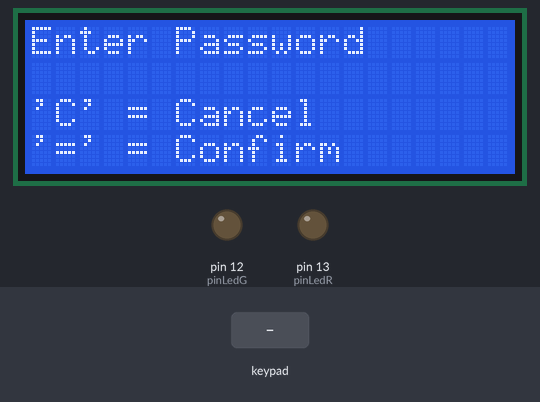
Simulated run of this sketch. Board: Arduino Uno, built with avr-gcc and run on an emulated ATmega328P. Shown: 20×4 character LCD, output pins drawn as LEDs (lit = HIGH). Inputs (shaded band) come from the test bench. What the sketch prints to the serial monitor is not drawn.

Above: at 3.2 s.
3.3 s: key '=' pressed
At 4.7 s:
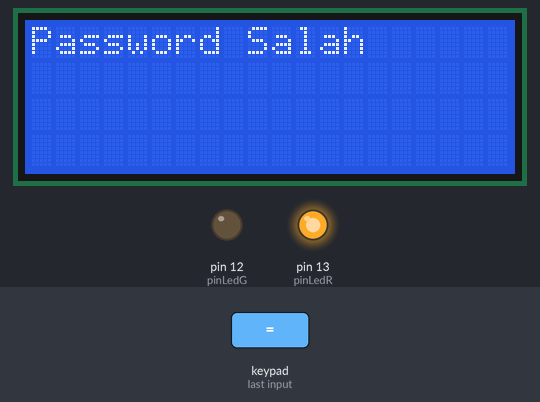
6.3 s: keypad keys 2 0 2 0 0 3 = pressed 0.4 s apart
At 11.0 s:
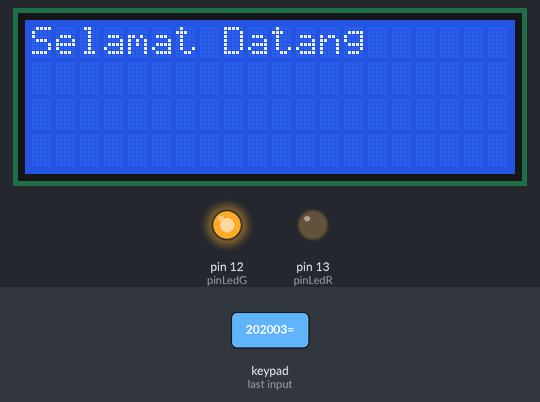
11.3 s: key '/' pressed
14.3 s: keypad keys 9 8 7 6 * pressed 0.4 s apart
At 16.6 s:
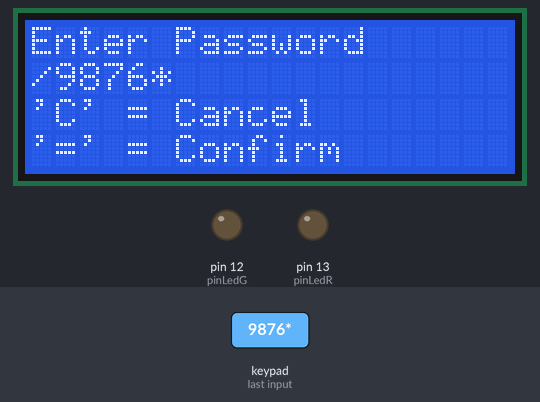
17.8 s: key '+' pressed
Timing chart, 0 to 20.3 s (numbered marks = the images above; inputs shaded):
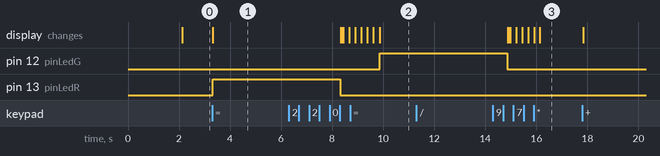

The sketch:

Lat3_PassLed.ino
```cpp
#include <Keypad.h>
#include <Wire.h>
#include <LiquidCrystal_I2C.h>
#define Password_Lenght 7

LiquidCrystal_I2C lcd(0x20,20,4);
char Data[Password_Lenght];
char Master[Password_Lenght] = "202003";

byte data_count = 0;
bool Pass_is_good;

char customKey;
const byte ROWS = 4;
const byte COLS = 4;

int pinLedG = 12;
int pinLedR = 13;

char keys[ROWS][COLS] = {
  {'7', '8', '9', '/'}, // disesuiakan dengan keypad
  {'4', '5', '6', '*'},
  {'1', '2', '3', '-'},
  {'C', '0', '=', '+'}
};

byte rowPins[ROWS] = {9,8,7,6};
byte colPins[COLS] = {5,4,3,2};

Keypad customKeypad = Keypad(makeKeymap(keys), rowPins, colPins, ROWS, COLS);

void setup() {
  Serial.begin(9600);
  pinMode(pinLedG, OUTPUT);
  pinMode(pinLedR, OUTPUT);
  lcd.init();
  lcd.backlight();

  lcd.print("Password");
  lcd.setCursor(0,1);
  lcd.print("By : Raditya Ari");

  delay(2000);
  lcd.clear();
}

void loop() {
  lcd.setCursor(0,0);
  lcd.print("Enter Password");
  customKey = customKeypad.getKey();

  if(customKey && customKey != '='){
    Data[data_count] = customKey;
    lcd.setCursor(data_count, 1);
    lcd.print(Data[data_count]);
    Serial.println(Data[data_count]);
    data_count++;
  }

  if(customKey == 'C'){
    data_count = 0;
    clearData();
    lcd.clear();
    Serial.println(Data[data_count-1]);
  }

  if(customKey == '='){
    lcd.clear();
    lcd.setCursor(0,0);
    Serial.println("Data : "+String(Data));
    Serial.println("Master : "+String(Master));
    if(!strcmp(Data, Master)){
      lcd.print("Selamat Datang");
      digitalWrite(pinLedG, HIGH);
    }
    else{
      lcd.print("Password Salah");
      digitalWrite(pinLedR, HIGH);
    }

    delay(5000);
    lcd.clear();
    clearData();
  }

  lcd.setCursor(0,2);
  lcd.print("'C' = Cancel");
  lcd.setCursor(0,3);
  lcd.print("'=' = Confirm");
}

void clearData(){
  while(data_count != 0){
    Data[data_count--] = 0;
  }
  digitalWrite(pinLedG, LOW);
  digitalWrite(pinLedR, LOW);
  return;
}
```

Measured:
- after the input at 3.3 s, pin 13 (pinLedR): LOW → HIGH at once; the display: changes at once (image 1)
- after the input at 6.3 s, pin 12 (pinLedG): LOW → HIGH after 3.6 s
- after the input at 11.3 s, every drawn part: stays the same
